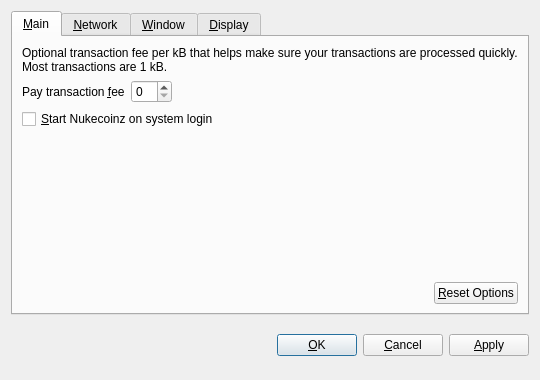
<?xml version="1.0" encoding="UTF-8"?>
<ui version="4.0">
 <class>OptionsDialog</class>
 <widget class="QDialog" name="OptionsDialog">
  <property name="geometry">
   <rect>
    <x>0</x>
    <y>0</y>
    <width>540</width>
    <height>380</height>
   </rect>
  </property>
  <property name="windowTitle">
   <string>Options</string>
  </property>
  <property name="modal">
   <bool>true</bool>
  </property>
  <layout class="QVBoxLayout" name="verticalLayout">
   <item>
    <widget class="QTabWidget" name="tabWidget">
     <property name="tabPosition">
      <enum>QTabWidget::North</enum>
     </property>
     <property name="currentIndex">
      <number>0</number>
     </property>
     <widget class="QWidget" name="tabMain">
      <attribute name="title">
       <string>&amp;Main</string>
      </attribute>
      <layout class="QVBoxLayout" name="verticalLayout_Main">
       <item>
        <widget class="QLabel" name="transactionFeeInfoLabel">
         <property name="text">
          <string>Optional transaction fee per kB that helps make sure your transactions are processed quickly. Most transactions are 1 kB.</string>
         </property>
         <property name="textFormat">
          <enum>Qt::PlainText</enum>
         </property>
         <property name="wordWrap">
          <bool>true</bool>
         </property>
        </widget>
       </item>
       <item>
        <layout class="QHBoxLayout" name="horizontalLayout_1_Main">
         <item>
          <widget class="QLabel" name="transactionFeeLabel">
           <property name="text">
            <string>Pay transaction &amp;fee</string>
           </property>
           <property name="textFormat">
            <enum>Qt::PlainText</enum>
           </property>
           <property name="buddy">
            <cstring>transactionFee</cstring>
           </property>
          </widget>
         </item>
         <item>
          <widget class="BitcoinAmountField" name="transactionFee"/>
         </item>
         <item>
          <spacer name="horizontalSpacer_1_Main">
           <property name="orientation">
            <enum>Qt::Horizontal</enum>
           </property>
           <property name="sizeHint" stdset="0">
            <size>
             <width>40</width>
             <height>20</height>
            </size>
           </property>
          </spacer>
         </item>
        </layout>
       </item>
       <item>
        <widget class="QCheckBox" name="bitcoinAtStartup">
         <property name="toolTip">
          <string>Automatically start Nukecoinz after logging in to the system.</string>
         </property>
         <property name="text">
          <string>&amp;Start Nukecoinz on system login</string>
         </property>
        </widget>
       </item>
       <item>
        <spacer name="verticalSpacer_Main">
         <property name="orientation">
          <enum>Qt::Vertical</enum>
         </property>
         <property name="sizeHint" stdset="0">
          <size>
           <width>20</width>
           <height>40</height>
          </size>
         </property>
        </spacer>
       </item>
       <item>
        <layout class="QHBoxLayout" name="horizontalLayout_2_Main">
         <item>
          <spacer name="horizontalSpacer_2_Main">
           <property name="orientation">
            <enum>Qt::Horizontal</enum>
           </property>
           <property name="sizeHint" stdset="0">
            <size>
             <width>40</width>
             <height>20</height>
            </size>
           </property>
          </spacer>
         </item>
         <item>
          <widget class="QPushButton" name="resetButton">
           <property name="toolTip">
            <string>Reset all client options to default.</string>
           </property>
           <property name="text">
            <string>&amp;Reset Options</string>
           </property>
           <property name="autoDefault">
            <bool>false</bool>
           </property>
          </widget>
         </item>
        </layout>
       </item>
      </layout>
     </widget>
     <widget class="QWidget" name="tabNetwork">
      <attribute name="title">
       <string>&amp;Network</string>
      </attribute>
      <layout class="QVBoxLayout" name="verticalLayout_Network">
       <item>
        <widget class="QCheckBox" name="mapPortUpnp">
         <property name="toolTip">
          <string>Automatically open the Nukecoinz client port on the router. This only works when your router supports UPnP and it is enabled.</string>
         </property>
         <property name="text">
          <string>Map port using &amp;UPnP</string>
         </property>
        </widget>
       </item>
       <item>
        <widget class="QCheckBox" name="connectSocks">
         <property name="toolTip">
          <string>Connect to the Nukecoinz network through a SOCKS proxy (e.g. when connecting through Tor).</string>
         </property>
         <property name="text">
          <string>&amp;Connect through SOCKS proxy:</string>
         </property>
        </widget>
       </item>
       <item>
        <layout class="QHBoxLayout" name="horizontalLayout_Network">
         <item>
          <widget class="QLabel" name="proxyIpLabel">
           <property name="text">
            <string>Proxy &amp;IP:</string>
           </property>
           <property name="textFormat">
            <enum>Qt::PlainText</enum>
           </property>
           <property name="buddy">
            <cstring>proxyIp</cstring>
           </property>
          </widget>
         </item>
         <item>
          <widget class="QValidatedLineEdit" name="proxyIp">
           <property name="maximumSize">
            <size>
             <width>140</width>
             <height>16777215</height>
            </size>
           </property>
           <property name="toolTip">
            <string>IP address of the proxy (e.g. 127.0.0.1)</string>
           </property>
          </widget>
         </item>
         <item>
          <widget class="QLabel" name="proxyPortLabel">
           <property name="text">
            <string>&amp;Port:</string>
           </property>
           <property name="textFormat">
            <enum>Qt::PlainText</enum>
           </property>
           <property name="buddy">
            <cstring>proxyPort</cstring>
           </property>
          </widget>
         </item>
         <item>
          <widget class="QLineEdit" name="proxyPort">
           <property name="maximumSize">
            <size>
             <width>55</width>
             <height>16777215</height>
            </size>
           </property>
           <property name="toolTip">
            <string>Port of the proxy (e.g. 9050)</string>
           </property>
          </widget>
         </item>
         <item>
          <widget class="QLabel" name="socksVersionLabel">
           <property name="text">
            <string>SOCKS &amp;Version:</string>
           </property>
           <property name="textFormat">
            <enum>Qt::PlainText</enum>
           </property>
           <property name="buddy">
            <cstring>socksVersion</cstring>
           </property>
          </widget>
         </item>
         <item>
          <widget class="QValueComboBox" name="socksVersion">
           <property name="toolTip">
            <string>SOCKS version of the proxy (e.g. 5)</string>
           </property>
          </widget>
         </item>
         <item>
          <spacer name="horizontalSpacer_Network">
           <property name="orientation">
            <enum>Qt::Horizontal</enum>
           </property>
           <property name="sizeHint" stdset="0">
            <size>
             <width>40</width>
             <height>20</height>
            </size>
           </property>
          </spacer>
         </item>
        </layout>
       </item>
       <item>
        <spacer name="verticalSpacer_Network">
         <property name="orientation">
          <enum>Qt::Vertical</enum>
         </property>
         <property name="sizeHint" stdset="0">
          <size>
           <width>20</width>
           <height>40</height>
          </size>
         </property>
        </spacer>
       </item>
      </layout>
     </widget>
     <widget class="QWidget" name="tabWindow">
      <attribute name="title">
       <string>&amp;Window</string>
      </attribute>
      <layout class="QVBoxLayout" name="verticalLayout_Window">
       <item>
        <widget class="QCheckBox" name="minimizeToTray">
         <property name="toolTip">
          <string>Show only a tray icon after minimizing the window.</string>
         </property>
         <property name="text">
          <string>&amp;Minimize to the tray instead of the taskbar</string>
         </property>
        </widget>
       </item>
       <item>
        <widget class="QCheckBox" name="minimizeOnClose">
         <property name="toolTip">
          <string>Minimize instead of exit the application when the window is closed. When this option is enabled, the application will be closed only after selecting Quit in the menu.</string>
         </property>
         <property name="text">
          <string>M&amp;inimize on close</string>
         </property>
        </widget>
       </item>
       <item>
        <spacer name="verticalSpacer_Window">
         <property name="orientation">
          <enum>Qt::Vertical</enum>
         </property>
         <property name="sizeHint" stdset="0">
          <size>
           <width>20</width>
           <height>40</height>
          </size>
         </property>
        </spacer>
       </item>
      </layout>
     </widget>
     <widget class="QWidget" name="tabDisplay">
      <attribute name="title">
       <string>&amp;Display</string>
      </attribute>
      <layout class="QVBoxLayout" name="verticalLayout_Display">
       <item>
        <layout class="QHBoxLayout" name="horizontalLayout_1_Display">
         <item>
          <widget class="QLabel" name="langLabel">
           <property name="text">
            <string>User Interface &amp;language:</string>
           </property>
           <property name="textFormat">
            <enum>Qt::PlainText</enum>
           </property>
           <property name="buddy">
            <cstring>lang</cstring>
           </property>
          </widget>
         </item>
         <item>
          <widget class="QValueComboBox" name="lang">
           <property name="toolTip">
            <string>The user interface language can be set here. This setting will take effect after restarting Nukecoinz.</string>
           </property>
          </widget>
         </item>
        </layout>
       </item>
       <item>
        <layout class="QHBoxLayout" name="horizontalLayout_2_Display">
         <item>
          <widget class="QLabel" name="unitLabel">
           <property name="text">
            <string>&amp;Unit to show amounts in:</string>
           </property>
           <property name="textFormat">
            <enum>Qt::PlainText</enum>
           </property>
           <property name="buddy">
            <cstring>unit</cstring>
           </property>
          </widget>
         </item>
         <item>
          <widget class="QValueComboBox" name="unit">
           <property name="toolTip">
            <string>Choose the default subdivision unit to show in the interface and when sending coins.</string>
           </property>
          </widget>
         </item>
        </layout>
       </item>
       <item>
        <widget class="QCheckBox" name="displayAddresses">
         <property name="toolTip">
          <string>Whether to show Nukecoinz addresses in the transaction list or not.</string>
         </property>
         <property name="text">
          <string>&amp;Display addresses in transaction list</string>
         </property>
        </widget>
       </item>
       <item>
        <spacer name="verticalSpacer_Display">
         <property name="orientation">
          <enum>Qt::Vertical</enum>
         </property>
         <property name="sizeHint" stdset="0">
          <size>
           <width>20</width>
           <height>40</height>
          </size>
         </property>
        </spacer>
       </item>
      </layout>
     </widget>
    </widget>
   </item>
   <item>
    <layout class="QHBoxLayout" name="horizontalLayout_Buttons">
     <item>
      <spacer name="horizontalSpacer_1">
       <property name="orientation">
        <enum>Qt::Horizontal</enum>
       </property>
       <property name="sizeHint" stdset="0">
        <size>
         <width>40</width>
         <height>48</height>
        </size>
       </property>
      </spacer>
     </item>
     <item>
      <widget class="QLabel" name="statusLabel">
       <property name="font">
        <font>
         <weight>75</weight>
         <bold>true</bold>
        </font>
       </property>
       <property name="text">
        <string/>
       </property>
       <property name="textFormat">
        <enum>Qt::PlainText</enum>
       </property>
       <property name="wordWrap">
        <bool>true</bool>
       </property>
      </widget>
     </item>
     <item>
      <spacer name="horizontalSpacer_2">
       <property name="orientation">
        <enum>Qt::Horizontal</enum>
       </property>
       <property name="sizeHint" stdset="0">
        <size>
         <width>40</width>
         <height>48</height>
        </size>
       </property>
      </spacer>
     </item>
     <item>
      <widget class="QPushButton" name="okButton">
       <property name="text">
        <string>&amp;OK</string>
       </property>
      </widget>
     </item>
     <item>
      <widget class="QPushButton" name="cancelButton">
       <property name="text">
        <string>&amp;Cancel</string>
       </property>
       <property name="autoDefault">
        <bool>false</bool>
       </property>
      </widget>
     </item>
     <item>
      <widget class="QPushButton" name="applyButton">
       <property name="text">
        <string>&amp;Apply</string>
       </property>
       <property name="autoDefault">
        <bool>false</bool>
       </property>
      </widget>
     </item>
    </layout>
   </item>
  </layout>
 </widget>
 <customwidgets>
  <customwidget>
   <class>BitcoinAmountField</class>
   <extends>QSpinBox</extends>
   <header>bitcoinamountfield.h</header>
  </customwidget>
  <customwidget>
   <class>QValueComboBox</class>
   <extends>QComboBox</extends>
   <header>qvaluecombobox.h</header>
  </customwidget>
  <customwidget>
   <class>QValidatedLineEdit</class>
   <extends>QLineEdit</extends>
   <header>qvalidatedlineedit.h</header>
  </customwidget>
 </customwidgets>
 <resources/>
 <connections/>
</ui>
